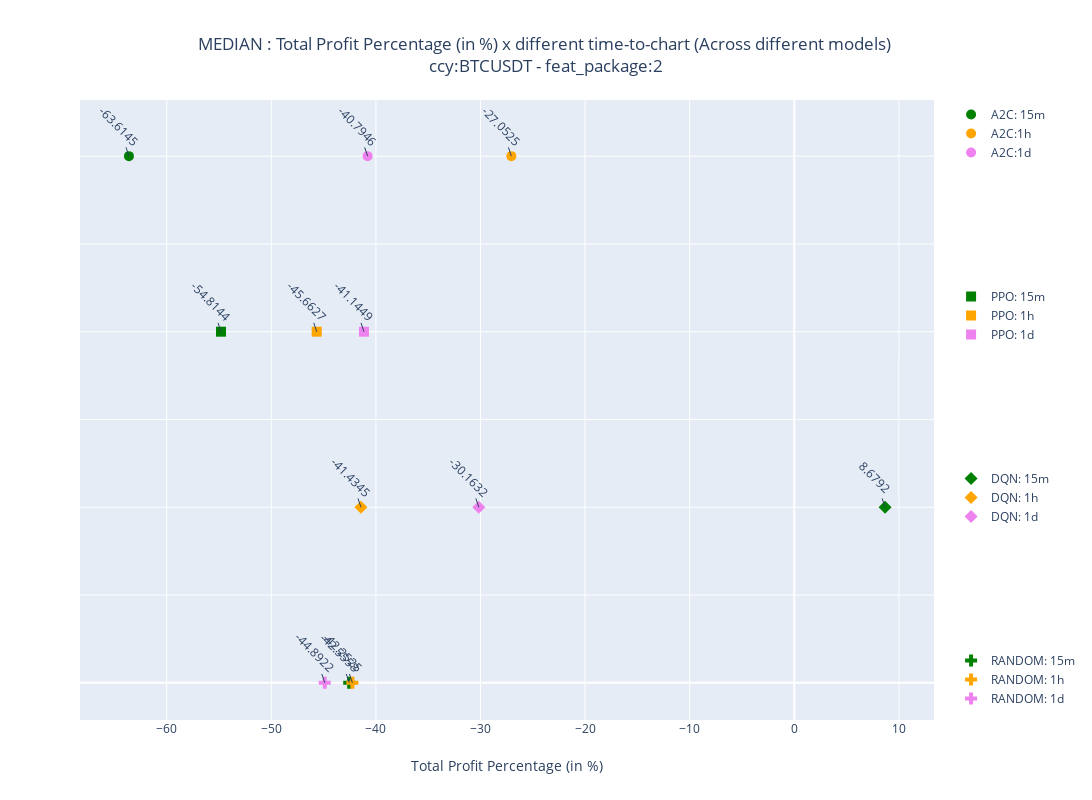

Notebook cell for this chart:
### Code cell
fig_output = get_meanplot_total_profit_diff_time_to_chart(df_sim_results, list_feat[0])

### Figure 1 — Plotly figure (JSON) as saved in the notebook; plotly's stock layout.template omitted (floating-point values rounded to 4 significant figures)
{"data": [{"legendgroup": "1", "marker": {"color": "green", "size": 10, "symbol": "circle"}, "mode": "markers+text", "name": "A2C: 15m", "type": "scatter", "x": [-63.61, -63.61], "y": [3]}, {"legendgroup": "1", "marker": {"color": "orange", "size": 10, "symbol": "circle"}, "mode": "markers+text", "name": "A2C:1h", "type": "scatter", "x": [-27.05, -27.05], "y": [3]}, {"legendgroup": "1", "marker": {"color": "violet", "size": 10, "symbol": "circle"}, "mode": "markers+text", "name": "A2C:1d", "type": "scatter", "x": [-40.79, -40.79], "y": [3]}, {"legendgroup": "2", "marker": {"color": "green", "size": 10, "symbol": "square"}, "mode": "markers", "name": "PPO: 15m", "type": "scatter", "x": [-54.81, -54.81], "y": [2]}, {"legendgroup": "2", "marker": {"color": "orange", "size": 10, "symbol": "square"}, "mode": "markers", "name": "PPO: 1h", "type": "scatter", "x": [-45.66, -45.66], "y": [2]}, {"legendgroup": "2", "marker": {"color": "violet", "size": 10, "symbol": "square"}, "mode": "markers", "name": "PPO: 1d", "type": "scatter", "x": [-41.14, -41.14], "y": [2]}, {"legendgroup": "3", "marker": {"color": "green", "size": 10, "symbol": "diamond"}, "mode": "markers", "name": "DQN: 15m", "type": "scatter", "x": [8.679, 8.679], "y": [1]}, {"legendgroup": "3", "marker": {"color": "orange", "size": 10, "symbol": "diamond"}, "mode": "markers", "name": "DQN: 1h", "type": "scatter", "x": [-41.43, -41.43], "y": [1]}, {"legendgroup": "3", "marker": {"color": "violet", "size": 10, "symbol": "diamond"}, "mode": "markers", "name": "DQN: 1d", "type": "scatter", "x": [-30.16, -30.16], "y": [1]}, {"legendgroup": "4", "marker": {"color": "green", "size": 10, "symbol": "cross"}, "mode": "markers+text", "name": "RANDOM: 15m", "type": "scatter", "x": [-42.56, -42.56], "y": [0]}, {"legendgroup": "4", "marker": {"color": "orange", "size": 10, "symbol": "cross"}, "mode": "markers+text", "name": "RANDOM: 1h", "type": "scatter", "x": [-42.25, -42.25], "y": [0]}, {"legendgroup": "4", "marker": {"color": "violet", "size": 10, "symbol": "cross"}, "mode": "markers+text", "name": "RANDOM: 1d", "type": "scatter", "x": [-44.89, -44.89], "y": [0]}], "layout": {"annotations": [{"align": "center", "text": "-63.6145", "textangle": 45, "x": -63.61, "xanchor": "center", "xref": "x", "y": 3, "yref": "y"}, {"align": "center", "text": "-27.0525", "textangle": 45, "x": -27.05, "xanchor": "center", "xref": "x", "y": 3, "yref": "y"}, {"align": "center", "text": "-40.7946", "textangle": 45, "x": -40.79, "xanchor": "center", "xref": "x", "y": 3, "yref": "y"}, {"align": "center", "text": "-54.8144", "textangle": 45, "x": -54.81, "xanchor": "center", "xref": "x", "y": 2, "yref": "y"}, {"align": "center", "text": "-45.6627", "textangle": 45, "x": -45.66, "xanchor": "center", "xref": "x", "y": 2, "yref": "y"}, {"align": "center", "text": "-41.1449", "textangle": 45, "x": -41.14, "xanchor": "center", "xref": "x", "y": 2, "yref": "y"}, {"align": "center", "text": "8.6792", "textangle": 45, "x": 8.679, "xanchor": "center", "xref": "x", "y": 1, "yref": "y"}, {"align": "center", "text": "-41.4345", "textangle": 45, "x": -41.43, "xanchor": "center", "xref": "x", "y": 1, "yref": "y"}, {"align": "center", "text": "-30.1632", "textangle": 45, "x": -30.16, "xanchor": "center", "xref": "x", "y": 1, "yref": "y"}, {"align": "center", "text": "-42.5558", "textangle": 45, "x": -42.56, "xanchor": "center", "xref": "x", "y": 0, "yref": "y"}, {"align": "center", "text": "-42.2525", "textangle": 45, "x": -42.25, "xanchor": "center", "xref": "x", "y": 0, "yref": "y"}, {"align": "center", "text": "-44.8922", "textangle": 45, "x": -44.89, "xanchor": "center", "xref": "x", "y": 0, "yref": "y"}], "height": 800, "legend": {"tracegroupgap": 125}, "title": {"text": "MEDIAN : Total Profit Percentage (in %) x different time-to-chart (Across different models) <br>ccy:BTCUSDT - feat_package:2", "x": 0.5}, "width": 1200, "xaxis": {"title": {"standoff": 25, "text": "Total Profit Percentage (in %)"}}, "yaxis": {"showticklabels": false}}}
